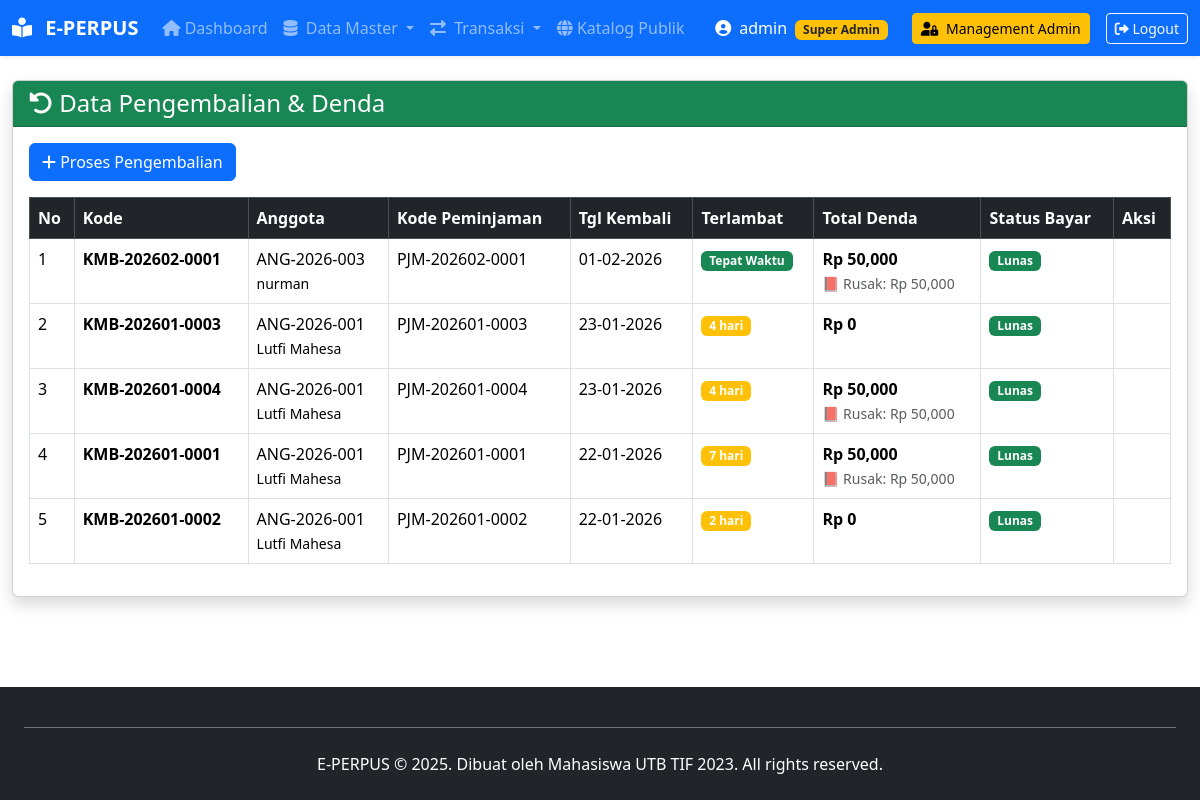
The page /index.php?page=pengembalian/index (signed in) on the database its author committed.
### tables this page shows
CREATE TABLE `pengembalian` (
  `id_pengembalian` int(11) NOT NULL,
  `kode_pengembalian` varchar(20) NOT NULL,
  `id_peminjaman` int(11) NOT NULL,
  `id_admin` int(11) NOT NULL,
  `tanggal_kembali` date NOT NULL,
  `keterlambatan_hari` int(3) DEFAULT 0,
  `denda_keterlambatan` int(11) DEFAULT 0,
  `denda_kerusakan` int(11) DEFAULT 0,
  `denda_kehilangan` int(11) DEFAULT 0,
  `total_denda` int(11) DEFAULT 0,
  `status_bayar` enum('lunas','belum_lunas','dicicil') DEFAULT 'lunas',
  `jumlah_dibayar` int(11) DEFAULT 0,
  `sisa_denda` int(11) DEFAULT 0,
  `catatan_pengembalian` text DEFAULT NULL,
  `created_at` timestamp NOT NULL DEFAULT current_timestamp()
);

CREATE TABLE `anggota` (
  `id_anggota` int(11) NOT NULL,
  `no_anggota` varchar(20) NOT NULL COMMENT 'Nomor ID anggota',
  `nik` varchar(16) DEFAULT NULL COMMENT 'NIK KTP',
  `nama_lengkap` varchar(100) NOT NULL,
  `jenis_kelamin` enum('L','P') NOT NULL,
  `tempat_lahir` varchar(50) DEFAULT NULL,
  `tanggal_lahir` date DEFAULT NULL,
  `alamat` text NOT NULL,
  `kelurahan` varchar(50) DEFAULT NULL,
  `kecamatan` varchar(50) DEFAULT NULL,
  `kota` varchar(50) DEFAULT 'Subang',
  `kode_pos` varchar(5) DEFAULT NULL,
  `no_hp` varchar(15) NOT NULL,
  `email` varchar(100) DEFAULT NULL,
  `username` varchar(50) NOT NULL,
  `password` varchar(255) NOT NULL,
  `foto_profil` varchar(100) DEFAULT 'default_user.png',
  `pekerjaan` varchar(50) DEFAULT 'Pelajar/Mahasiswa',
  `instansi` varchar(100) DEFAULT NULL,
  `status_anggota` enum('aktif','nonaktif','suspended') DEFAULT 'aktif',
  `tanggal_daftar` date NOT NULL,
  `tanggal_expired` date NOT NULL COMMENT 'Masa aktif keanggotaan',
  `total_pinjam` int(11) DEFAULT 0,
  `denda_aktif` int(11) DEFAULT 0,
  `created_at` timestamp NOT NULL DEFAULT current_timestamp(),
  `updated_at` timestamp NOT NULL DEFAULT current_timestamp() ON UPDATE current_timestamp()
);

CREATE TABLE `peminjaman` (
  `id_peminjaman` int(11) NOT NULL,
  `kode_peminjaman` varchar(20) NOT NULL,
  `id_anggota` int(11) NOT NULL,
  `id_admin` int(11) NOT NULL COMMENT 'Admin yang memproses',
  `tanggal_pinjam` date NOT NULL,
  `tanggal_harus_kembali` date NOT NULL,
  `tanggal_kembali` date DEFAULT NULL,
  `durasi_hari` int(3) NOT NULL DEFAULT 7 COMMENT 'Durasi peminjaman',
  `status_pinjam` enum('dipinjam','dikembalikan','terlambat') DEFAULT 'dipinjam',
  `total_buku` int(3) NOT NULL DEFAULT 0,
  `catatan_pinjam` text DEFAULT NULL,
  `created_at` timestamp NOT NULL DEFAULT current_timestamp(),
  `updated_at` timestamp NOT NULL DEFAULT current_timestamp() ON UPDATE current_timestamp()
);

### src/controllers/PengembalianController.php (called while the page is built, shortened)
<?php
require_once ROOT_PATH . 'src/models/PengembalianModel.php';
class PengembalianController {
    private $model;
    public function __construct() {
        $db = (new Database())->getConnection();
        $this->model = new PengembalianModel($db);
    }
    public function index() {
        $stmt = $this->model->readAll();
        $data_pengembalian = $stmt->fetchAll(PDO::FETCH_ASSOC);
        require_once ROOT_PATH . 'src/views/pengembalian/index.php';
    }
}
?>

### src/models/PengembalianModel.php (called while the page is built, shortened)
<?php
class PengembalianModel {
    private $conn;
    private $table = "pengembalian";
    public function __construct($db) {
        $this->conn = $db;
    }
    public function readAll() {
        $query = "SELECT pg.*, p.kode_peminjaman, a.nama_lengkap, a.no_anggota
                  FROM {$this->table} pg
                  JOIN peminjaman p ON pg.id_peminjaman = p.id_peminjaman
                  JOIN anggota a ON p.id_anggota = a.id_anggota
                  ORDER BY pg.tanggal_kembali DESC";
        $stmt = $this->conn->prepare($query);
        $stmt->execute();
        return $stmt;
    }
}
?>

### src/views/pengembalian/index.php (the view, shortened to what this page needs)
<?php include(ROOT_PATH . 'src/views/layouts/header.php'); ?>
<div class="container-fluid mt-4">
    <div class="card shadow">
        <div class="card-header bg-success text-white">
            <h4 class="mb-0"><i class="fas fa-undo-alt"></i> Data Pengembalian & Denda</h4>
        </div>
        <div class="card-body">
            <a href="index.php?page=pengembalian/create" class="btn btn-primary mb-3">
                <i class="fas fa-plus"></i> Proses Pengembalian
            </a>
            <div class="table-responsive">
                <table class="table table-bordered table-hover">
                    <thead class="table-dark">
                        <tr>
                            <th>No</th>
                            <th>Kode</th>
                            <th>Anggota</th>
                            <th>Kode Peminjaman</th>
                            <th>Tgl Kembali</th>
                            <th>Terlambat</th>
                            <th>Total Denda</th>
                            <th>Status Bayar</th>
                            <th>Aksi</th>
                        </tr>
                    </thead>
                    <tbody>
                        <?php if (!empty($data_pengembalian)): ?>
                            <?php $no = 1; foreach ($data_pengembalian as $kmb): ?>
                                <tr>
                                    <td><?= $no++ ?></td>
                                    <td><strong><?= htmlspecialchars($kmb['kode_pengembalian']) ?></strong></td>
                                    <td>
                                        <?= htmlspecialchars($kmb['no_anggota']) ?><br>
                                        <small><?= htmlspecialchars($kmb['nama_lengkap']) ?></small>
                                    </td>
                                    <td><?= htmlspecialchars($kmb['kode_peminjaman']) ?></td>
                                    <td><?= date('d-m-Y', strtotime($kmb['tanggal_kembali'])) ?></td>
                                    <td>
                                        <?php if ($kmb['keterlambatan_hari'] > 0): ?>
                                            <span class="badge bg-warning"><?= $kmb['keterlambatan_hari'] ?> hari</span>
                                        <?php else: ?>
                                            <span class="badge bg-success">Tepat Waktu</span>
                                        <?php endif; ?>
                                    </td>
                                    <td>
                                        <strong>Rp <?= number_format($kmb['total_denda']) ?></strong><br>
                                        <small class="text-muted">
                                            <?php if ($kmb['denda_kerusakan'] > 0): ?>
                                                📕 Rusak: Rp <?= number_format($kmb['denda_kerusakan']) ?><br>
                                            <?php endif; ?>
                                        </small>
                                    </td>
                                    <td>
                                        <?php if ($kmb['status_bayar'] == 'lunas'): ?>
                                            <span class="badge bg-success">Lunas</span>
                                        <?php elseif ($kmb['status_bayar'] == 'dicicil'): ?>
                                            <span class="badge bg-warning">Dicicil</span>
                                        <?php else: ?>
                                            <span class="badge bg-danger">Belum Lunas</span>
                                        <?php endif; ?>
                                    </td>
                                    <td>
                                    </td>
                                </tr>
                            <?php endforeach; ?>
                        <?php else: ?>
                            <tr><td colspan="9" class="text-center">Tidak ada data pengembalian.</td></tr>
                        <?php endif; ?>
                    </tbody>
                </table>
            </div>
        </div>
    </div>
</div>
<?php include(ROOT_PATH . 'src/views/layouts/footer.php'); ?>

### rows shown on the page
pengembalian: kode_pengembalian "KMB-202602-0001", anggota.no_anggota "ANG-2026-003", anggota.nama_lengkap "nurman", id_peminjaman.kode_peminjaman "PJM-202602-0001", tanggal_kembali "01-02-2026", keterlambatan_hari "Tepat Waktu", total_denda "50,000", denda_kerusakan "50,000", status_bayar "Lunas"
pengembalian: kode_pengembalian "KMB-202601-0003", anggota.no_anggota "ANG-2026-001", anggota.nama_lengkap "Lutfi Mahesa", id_peminjaman.kode_peminjaman "PJM-202601-0003", tanggal_kembali "23-01-2026", keterlambatan_hari "4", total_denda "0", status_bayar "Lunas"
pengembalian: kode_pengembalian "KMB-202601-0004", anggota.no_anggota "ANG-2026-001", anggota.nama_lengkap "Lutfi Mahesa", id_peminjaman.kode_peminjaman "PJM-202601-0004", tanggal_kembali "23-01-2026", keterlambatan_hari "4", total_denda "50,000", denda_kerusakan "50,000", status_bayar "Lunas"
pengembalian: kode_pengembalian "KMB-202601-0001", anggota.no_anggota "ANG-2026-001", anggota.nama_lengkap "Lutfi Mahesa", id_peminjaman.kode_peminjaman "PJM-202601-0001", tanggal_kembali "22-01-2026", keterlambatan_hari "7", total_denda "50,000", denda_kerusakan "50,000", status_bayar "Lunas"
pengembalian: kode_pengembalian "KMB-202601-0002", anggota.no_anggota "ANG-2026-001", anggota.nama_lengkap "Lutfi Mahesa", id_peminjaman.kode_peminjaman "PJM-202601-0002", tanggal_kembali "22-01-2026", keterlambatan_hari "2", total_denda "0", status_bayar "Lunas"

### other values the page prints
$_SESSION['username'] "admin"
